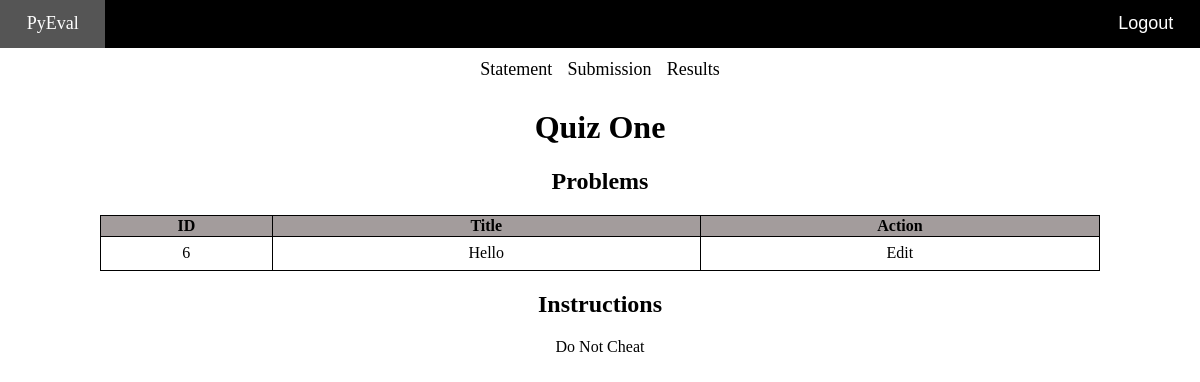
/resources/quiz/6 (signed in), run on the app's committed database.
### quiz/models.py (models this page shows)
class Quiz(models.Model):
    topic = models.CharField(max_length=255)
    start = models.DateTimeField()
    stop = models.DateTimeField()
    instructions = models.TextField()
    problems = models.ManyToManyField(Problem)
    authors = models.ManyToManyField(User, related_name="authored_quiz_set")
    assigned = models.ManyToManyField(User, related_name="assigned_quiz_set")

class Problem(models.Model):
    title = models.CharField(max_length=255)
    statement = models.TextField()
    input_format = models.TextField()
    output_format = models.TextField()
    note = models.TextField()
    time_limit = models.IntegerField()
    memory_limit = models.IntegerField()
    input_stream = models.CharField(max_length=255)
    output_stream = models.CharField(max_length=255)
    cases = models.JSONField()
    complete = models.BooleanField()
    authors = models.ManyToManyField(User, related_name="authored_problem_set")
    assigned = models.ManyToManyField(
        User, related_name="assigned_problem_set")

### quiz/views.py (the view)
# urls.py: path('resources/', include('quiz.urls')),
def quiz(request, id):
    if request.user.is_authenticated and request.user.authored_quiz_set.filter(id=id).exists():
        quiz = Quiz.objects.get(id=id)
        context = {"request": request, "quiz": quiz, "title": quiz.topic}
        return render(request, 'quiz.html', context=context)
    else:
        return redirect(f'/accounts/login?next=/resources/quiz/{id}')

### templates/quiz.html (shortened to what this page needs)
{% extends 'index.html' %}
{% load static %}
{% block head %}
    <link rel="stylesheet" href="{% static 'css/quiz.css' %}">
{% endblock  %}
{% block body %}
<div class="nav">
    <ul>
        <li><a href="{% url 'quiz' quiz.id %}">Statement</a></li>
        <li><a href="{% url 'new_submission' quiz.id %}">Submission</a></li>
        <li><a href="{% url 'results' quiz.id %}">Results</a></li>
    </ul>
</div>
<div class="main">
    <h1>{{ title }}</h1>
    <h2>Problems</h2>
    <table class="hover-table">
        <tr>
            <th>ID</th>
            <th>Title</th>
            <th>Action</th>
        </tr>
        {% for problem in quiz.problems.all %}
        <tr class="hover-rows">
            <td>{{ problem.id }}</td>
            <td><a href="{% url 'problem' problem.id %}">{{ problem.title }}</a></td>
            <td><a href="#">Edit</a></td>
        </tr>
        {% endfor %}
    </table>
    <h2>Instructions</h2>
    <div class="instructions">
    {{ quiz.instructions }}
    </div>
</div>
{% endblock %}

### templates/static/css/index.css (style rules this page uses)
body { margin: 0pt; }
div.main { margin-bottom: 100pt; }
div.main > * { width: max-content; margin-left: auto; margin-right: auto; }
div.nav { font-size: large; max-width: 33vw; margin-left: auto; margin-right: auto; margin-top: 3pt; margin-bottom: 3pt; }
div.nav ul { display: flex; justify-content: center; align-items: center; list-style: none; margin: 0pt 0pt; padding: 0pt 0pt; }
div.nav a { border: 1px solid white; border-radius: 10pt; }
div.nav ul li a { display: block; color: inherit; text-decoration: none; padding: 5pt; }
table.hover-table { width: 750pt; text-align: center; border-collapse: collapse; }
table.hover-table a { display: block; padding: 5pt; color: inherit; text-decoration: none; }
table.hover-table tr:first-child { background-color: rgb(163, 156, 156); }
table.hover-table td { border: 1px solid black; }
table.hover-table th { border: 1px solid black; }

### data on the page
Quiz: topic "Quiz One", instructions "Do Not Cheat"
Problem: id "6", title "Hello"
